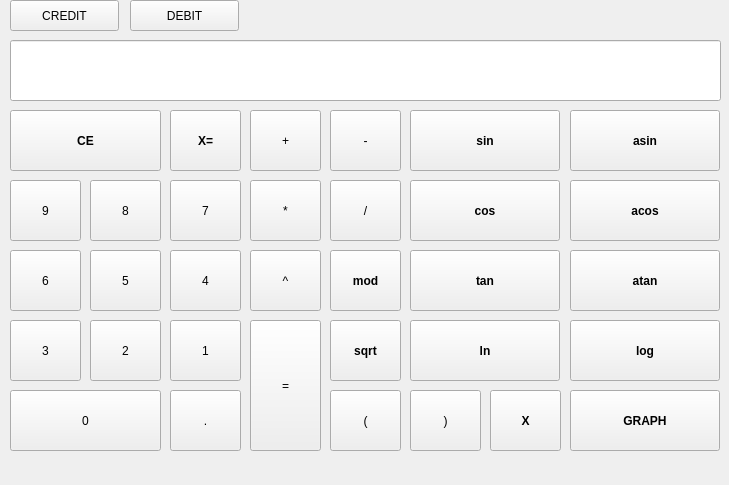
<?xml version="1.0" encoding="UTF-8"?>
<ui version="4.0">
 <class>SmartCalc</class>
 <widget class="QMainWindow" name="SmartCalc">
  <property name="enabled">
   <bool>true</bool>
  </property>
  <property name="geometry">
   <rect>
    <x>0</x>
    <y>0</y>
    <width>729</width>
    <height>485</height>
   </rect>
  </property>
  <property name="minimumSize">
   <size>
    <width>729</width>
    <height>485</height>
   </size>
  </property>
  <property name="maximumSize">
   <size>
    <width>729</width>
    <height>485</height>
   </size>
  </property>
  <property name="focusPolicy">
   <enum>Qt::ClickFocus</enum>
  </property>
  <property name="windowTitle">
   <string>SMARTCALC</string>
  </property>
  <property name="windowIcon">
   <iconset theme="accessories-calculator">
    <normaloff>.</normaloff>.</iconset>
  </property>
  <widget class="QWidget" name="centralwidget">
   <widget class="QPushButton" name="num9">
    <property name="geometry">
     <rect>
      <x>10</x>
      <y>180</y>
      <width>71</width>
      <height>61</height>
     </rect>
    </property>
    <property name="text">
     <string>9</string>
    </property>
   </widget>
   <widget class="QPushButton" name="num8">
    <property name="geometry">
     <rect>
      <x>90</x>
      <y>180</y>
      <width>71</width>
      <height>61</height>
     </rect>
    </property>
    <property name="text">
     <string>8</string>
    </property>
   </widget>
   <widget class="QPushButton" name="num7">
    <property name="geometry">
     <rect>
      <x>170</x>
      <y>180</y>
      <width>71</width>
      <height>61</height>
     </rect>
    </property>
    <property name="text">
     <string>7</string>
    </property>
   </widget>
   <widget class="QPushButton" name="num6">
    <property name="geometry">
     <rect>
      <x>10</x>
      <y>250</y>
      <width>71</width>
      <height>61</height>
     </rect>
    </property>
    <property name="text">
     <string>6</string>
    </property>
   </widget>
   <widget class="QPushButton" name="num5">
    <property name="geometry">
     <rect>
      <x>90</x>
      <y>250</y>
      <width>71</width>
      <height>61</height>
     </rect>
    </property>
    <property name="text">
     <string>5</string>
    </property>
   </widget>
   <widget class="QPushButton" name="num4">
    <property name="geometry">
     <rect>
      <x>170</x>
      <y>250</y>
      <width>71</width>
      <height>61</height>
     </rect>
    </property>
    <property name="text">
     <string>4</string>
    </property>
   </widget>
   <widget class="QPushButton" name="num1">
    <property name="geometry">
     <rect>
      <x>170</x>
      <y>320</y>
      <width>71</width>
      <height>61</height>
     </rect>
    </property>
    <property name="text">
     <string>1</string>
    </property>
   </widget>
   <widget class="QPushButton" name="num2">
    <property name="geometry">
     <rect>
      <x>90</x>
      <y>320</y>
      <width>71</width>
      <height>61</height>
     </rect>
    </property>
    <property name="text">
     <string>2</string>
    </property>
   </widget>
   <widget class="QPushButton" name="num3">
    <property name="geometry">
     <rect>
      <x>10</x>
      <y>320</y>
      <width>71</width>
      <height>61</height>
     </rect>
    </property>
    <property name="text">
     <string>3</string>
    </property>
   </widget>
   <widget class="QPushButton" name="CE">
    <property name="geometry">
     <rect>
      <x>10</x>
      <y>110</y>
      <width>151</width>
      <height>61</height>
     </rect>
    </property>
    <property name="font">
     <font>
      <bold>true</bold>
     </font>
    </property>
    <property name="text">
     <string>CE</string>
    </property>
   </widget>
   <widget class="QPushButton" name="dot">
    <property name="geometry">
     <rect>
      <x>170</x>
      <y>390</y>
      <width>71</width>
      <height>61</height>
     </rect>
    </property>
    <property name="text">
     <string>.</string>
    </property>
   </widget>
   <widget class="QPushButton" name="num0">
    <property name="geometry">
     <rect>
      <x>10</x>
      <y>390</y>
      <width>151</width>
      <height>61</height>
     </rect>
    </property>
    <property name="text">
     <string>0</string>
    </property>
   </widget>
   <widget class="QLineEdit" name="resultShow">
    <property name="geometry">
     <rect>
      <x>10</x>
      <y>40</y>
      <width>711</width>
      <height>61</height>
     </rect>
    </property>
    <property name="font">
     <font>
      <pointsize>18</pointsize>
      <bold>true</bold>
     </font>
    </property>
    <property name="maxLength">
     <number>255</number>
    </property>
    <property name="alignment">
     <set>Qt::AlignJustify|Qt::AlignVCenter</set>
    </property>
   </widget>
   <widget class="QPushButton" name="add">
    <property name="geometry">
     <rect>
      <x>250</x>
      <y>110</y>
      <width>71</width>
      <height>61</height>
     </rect>
    </property>
    <property name="text">
     <string>+</string>
    </property>
   </widget>
   <widget class="QPushButton" name="sin">
    <property name="geometry">
     <rect>
      <x>410</x>
      <y>110</y>
      <width>150</width>
      <height>61</height>
     </rect>
    </property>
    <property name="font">
     <font>
      <bold>true</bold>
     </font>
    </property>
    <property name="text">
     <string>sin</string>
    </property>
   </widget>
   <widget class="QPushButton" name="cos">
    <property name="geometry">
     <rect>
      <x>410</x>
      <y>180</y>
      <width>150</width>
      <height>61</height>
     </rect>
    </property>
    <property name="font">
     <font>
      <bold>true</bold>
     </font>
    </property>
    <property name="text">
     <string>cos</string>
    </property>
   </widget>
   <widget class="QPushButton" name="tan">
    <property name="geometry">
     <rect>
      <x>410</x>
      <y>250</y>
      <width>150</width>
      <height>61</height>
     </rect>
    </property>
    <property name="font">
     <font>
      <bold>true</bold>
     </font>
    </property>
    <property name="text">
     <string>tan</string>
    </property>
   </widget>
   <widget class="QPushButton" name="asin">
    <property name="geometry">
     <rect>
      <x>570</x>
      <y>110</y>
      <width>150</width>
      <height>61</height>
     </rect>
    </property>
    <property name="font">
     <font>
      <bold>true</bold>
     </font>
    </property>
    <property name="text">
     <string>asin</string>
    </property>
   </widget>
   <widget class="QPushButton" name="atan">
    <property name="geometry">
     <rect>
      <x>570</x>
      <y>250</y>
      <width>150</width>
      <height>61</height>
     </rect>
    </property>
    <property name="font">
     <font>
      <bold>true</bold>
     </font>
    </property>
    <property name="text">
     <string>atan</string>
    </property>
   </widget>
   <widget class="QPushButton" name="acos">
    <property name="geometry">
     <rect>
      <x>570</x>
      <y>180</y>
      <width>150</width>
      <height>61</height>
     </rect>
    </property>
    <property name="font">
     <font>
      <bold>true</bold>
     </font>
    </property>
    <property name="text">
     <string>acos</string>
    </property>
   </widget>
   <widget class="QPushButton" name="sub">
    <property name="geometry">
     <rect>
      <x>330</x>
      <y>110</y>
      <width>71</width>
      <height>61</height>
     </rect>
    </property>
    <property name="text">
     <string>-</string>
    </property>
   </widget>
   <widget class="QPushButton" name="div">
    <property name="geometry">
     <rect>
      <x>330</x>
      <y>180</y>
      <width>71</width>
      <height>61</height>
     </rect>
    </property>
    <property name="text">
     <string>/</string>
    </property>
   </widget>
   <widget class="QPushButton" name="mult">
    <property name="geometry">
     <rect>
      <x>250</x>
      <y>180</y>
      <width>71</width>
      <height>61</height>
     </rect>
    </property>
    <property name="text">
     <string>*</string>
    </property>
   </widget>
   <widget class="QPushButton" name="mod">
    <property name="geometry">
     <rect>
      <x>330</x>
      <y>250</y>
      <width>71</width>
      <height>61</height>
     </rect>
    </property>
    <property name="font">
     <font>
      <bold>true</bold>
     </font>
    </property>
    <property name="text">
     <string>mod</string>
    </property>
   </widget>
   <widget class="QPushButton" name="sqrt">
    <property name="geometry">
     <rect>
      <x>330</x>
      <y>320</y>
      <width>71</width>
      <height>61</height>
     </rect>
    </property>
    <property name="font">
     <font>
      <bold>true</bold>
     </font>
    </property>
    <property name="text">
     <string>sqrt</string>
    </property>
   </widget>
   <widget class="QPushButton" name="equal">
    <property name="geometry">
     <rect>
      <x>250</x>
      <y>320</y>
      <width>71</width>
      <height>131</height>
     </rect>
    </property>
    <property name="text">
     <string>=</string>
    </property>
   </widget>
   <widget class="QPushButton" name="pow">
    <property name="geometry">
     <rect>
      <x>250</x>
      <y>250</y>
      <width>71</width>
      <height>61</height>
     </rect>
    </property>
    <property name="text">
     <string>^</string>
    </property>
   </widget>
   <widget class="QPushButton" name="ln">
    <property name="geometry">
     <rect>
      <x>410</x>
      <y>320</y>
      <width>150</width>
      <height>61</height>
     </rect>
    </property>
    <property name="font">
     <font>
      <bold>true</bold>
     </font>
    </property>
    <property name="text">
     <string>ln</string>
    </property>
   </widget>
   <widget class="QPushButton" name="log">
    <property name="geometry">
     <rect>
      <x>570</x>
      <y>320</y>
      <width>150</width>
      <height>61</height>
     </rect>
    </property>
    <property name="font">
     <font>
      <bold>true</bold>
     </font>
    </property>
    <property name="text">
     <string>log</string>
    </property>
   </widget>
   <widget class="QPushButton" name="AC">
    <property name="geometry">
     <rect>
      <x>170</x>
      <y>110</y>
      <width>71</width>
      <height>61</height>
     </rect>
    </property>
    <property name="font">
     <font>
      <bold>true</bold>
     </font>
    </property>
    <property name="text">
     <string>X=</string>
    </property>
   </widget>
   <widget class="QPushButton" name="open">
    <property name="geometry">
     <rect>
      <x>330</x>
      <y>390</y>
      <width>71</width>
      <height>61</height>
     </rect>
    </property>
    <property name="text">
     <string>(</string>
    </property>
   </widget>
   <widget class="QPushButton" name="close">
    <property name="geometry">
     <rect>
      <x>410</x>
      <y>390</y>
      <width>71</width>
      <height>61</height>
     </rect>
    </property>
    <property name="text">
     <string>)</string>
    </property>
   </widget>
   <widget class="QPushButton" name="credit">
    <property name="geometry">
     <rect>
      <x>10</x>
      <y>0</y>
      <width>109</width>
      <height>31</height>
     </rect>
    </property>
    <property name="text">
     <string>CREDIT</string>
    </property>
   </widget>
   <widget class="QPushButton" name="debit">
    <property name="geometry">
     <rect>
      <x>130</x>
      <y>0</y>
      <width>109</width>
      <height>31</height>
     </rect>
    </property>
    <property name="text">
     <string>DEBIT</string>
    </property>
   </widget>
   <widget class="QPushButton" name="xoy">
    <property name="geometry">
     <rect>
      <x>490</x>
      <y>390</y>
      <width>71</width>
      <height>61</height>
     </rect>
    </property>
    <property name="font">
     <font>
      <bold>true</bold>
     </font>
    </property>
    <property name="text">
     <string>X</string>
    </property>
   </widget>
   <widget class="QPushButton" name="graph">
    <property name="geometry">
     <rect>
      <x>570</x>
      <y>390</y>
      <width>150</width>
      <height>61</height>
     </rect>
    </property>
    <property name="font">
     <font>
      <bold>true</bold>
     </font>
    </property>
    <property name="text">
     <string>GRAPH</string>
    </property>
   </widget>
  </widget>
 </widget>
 <resources/>
 <connections/>
</ui>
